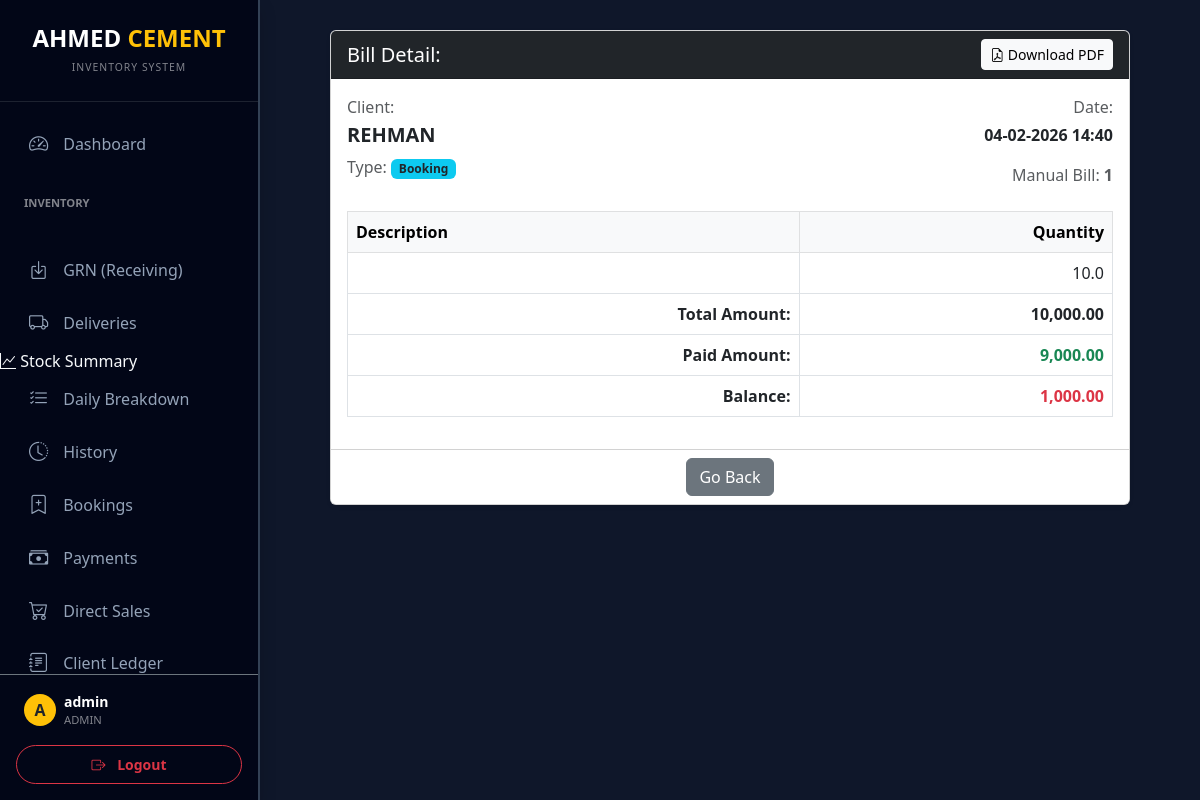
/view_bill/1 (signed in), run on the app's committed database.
### models.py (models this page shows)
class User(UserMixin, db.Model):
    id = db.Column(db.Integer, primary_key=True)
    username = db.Column(db.String(80), unique=True, nullable=False)
    password_hash = db.Column(db.String(200))
    role = db.Column(db.String(20), default='user')  # 'admin' or 'user'
    can_view_stock = db.Column(db.Boolean, default=True)
    can_view_daily = db.Column(db.Boolean, default=True)
    can_view_history = db.Column(db.Boolean, default=True)
    can_import_export = db.Column(db.Boolean, default=False)
    can_manage_directory = db.Column(db.Boolean, default=False)
    restrict_backdated_edit = db.Column(db.Boolean, default=False)

class Booking(db.Model):
    id = db.Column(db.Integer, primary_key=True)
    client_name = db.Column(db.String(100))
    amount = db.Column(db.Float, default=0)
    paid_amount = db.Column(db.Float, default=0)
    manual_bill_no = db.Column(db.String(50))
    photo_path = db.Column(db.String(200))
    date_posted = db.Column(db.DateTime, default=datetime.now)
    items = db.relationship('BookingItem', backref='booking', lazy=True, cascade='all, delete-orphan')

class BookingItem(db.Model):
    id = db.Column(db.Integer, primary_key=True)
    booking_id = db.Column(db.Integer, db.ForeignKey('booking.id'), nullable=False)
    material_name = db.Column(db.String(100))
    qty = db.Column(db.Float, default=0)
    price_at_time = db.Column(db.Float, default=0)

### main.py (the view, shortened to what this page needs)
@app.route('/view_bill/<path:bill_no>')
@login_required
def view_bill(bill_no):
    booking = Booking.query.filter(
        (Booking.manual_bill_no == bill_no)
    ).first()
    payment = Payment.query.filter(
        (Payment.manual_bill_no == bill_no)
    ).first()
    invoice = Invoice.query.filter(
        (Invoice.invoice_no == bill_no)
    ).first()
    if booking:
        return render_template('view_bill.html', bill=booking, type='Booking', items=booking.items)

### main.py (called while the page is built)
@login_manager.user_loader
def load_user(user_id):
    return db.session.get(User, int(user_id))

### templates/view_bill.html (shortened to what this page needs)
{% extends "layout.html" %}
{% block content %}
<div class="card shadow-sm mx-auto" style="max-width: 800px;">
    <div class="card-header bg-dark text-white d-flex justify-content-between align-items-center">
        <h5 class="mb-0">Bill Detail: {{ bill.auto_bill_no }}</h5>
        <a href="/download_invoice/{{ bill.auto_bill_no|replace('#', '%23') }}" class="btn btn-light btn-sm">
            <i class="bi bi-file-earmark-pdf"></i> Download PDF
        </a>
    </div>
    <div class="card-body">
        <div class="row mb-4">
            <div class="col-6">
                <p class="mb-1 text-muted">{% if bill.supplier is defined %}Supplier:{% else %}Client:{% endif %}</p>
                <h5 class="fw-bold">{{ bill.supplier if bill.supplier is defined else bill.client_name }}</h5>
                <p class="mb-0 text-muted">Type: <span class="badge bg-info text-dark">{{ type }}</span></p>
            </div>
            <div class="col-6 text-end">
                <p class="mb-1 text-muted">Date:</p>
                <p class="fw-bold">{{ bill.date_posted.strftime('%d-%m-%Y %H:%M') if (bill.date_posted is defined and bill.date_posted) else '-' }}</p>
                {% if bill.manual_bill_no %}
                <p class="mb-0 text-muted">Manual Bill: <strong>{{ bill.manual_bill_no }}</strong></p>
                {% endif %}
            </div>
        </div>
        <table class="table table-bordered">
            <thead class="table-light">
                <tr>
                    <th>Description</th>
                    <th class="text-end">Quantity</th>
                </tr>
            </thead>
            <tbody>
                {% for item in items %}
                <tr>
                    <td>{{ item.name }}</td>
                    <td class="text-end">{{ item.qty }}</td>
                </tr>
                {% endfor %}
            </tbody>
            {% if type != 'Delivery' %}
            <tfoot>
                <tr>
                    <th class="text-end">Total Amount:</th>
                    <th class="text-end">{{ currency_symbol }}{{ "{:,.2f}".format(bill.amount) if bill.amount is defined else '0.00' }}</th>
                </tr>
                {% if type in ['Booking', 'Sale'] %}
                <tr>
                    <th class="text-end">Paid Amount:</th>
                    <th class="text-end text-success">{{ currency_symbol }}{{ "{:,.2f}".format(bill.paid_amount) }}</th>
                </tr>
                <tr>
                    <th class="text-end">Balance:</th>
                    <th class="text-end text-danger">{{ currency_symbol }}{{ "{:,.2f}".format(bill.amount - bill.paid_amount) }}</th>
                </tr>
                {% endif %}
            </tfoot>
            {% endif %}
        </table>
    </div>
    <div class="card-footer bg-white text-center">
        <a href="javascript:history.back()" class="btn btn-secondary">Go Back</a>
    </div>
</div>
{% endblock %}

### templates/layout.html (shortened to what this page needs)
<!DOCTYPE html>
<html lang="en">
<head>
    <link href="https://cdn.jsdelivr.net/npm/bootstrap@5.3.0/dist/css/bootstrap.min.css" rel="stylesheet">
    <link rel="stylesheet" href="https://cdn.jsdelivr.net/npm/bootstrap-icons@1.10.0/font/bootstrap-icons.css">
    <link rel="stylesheet" href="https://cdn.jsdelivr.net/npm/flatpickr/dist/flatpickr.min.css">
    <link rel="stylesheet" href="https://cdn.jsdelivr.net/npm/flatpickr/dist/themes/dark.css">
</head>
<body>
{% if current_user.is_authenticated %}
    <div class="sidebar shadow" id="sidebar">
        <div class="p-4 text-center border-bottom border-secondary border-opacity-25">
            <h4 class="fw-bold text-white mb-0">AHMED <span class="text-warning">CEMENT</span></h4>
            <small class="text-white-50 text-uppercase" style="font-size: 0.65rem; letter-spacing: 1px;">Inventory System</small>
        </div>
        <div class="sidebar-nav-container">
            <nav class="py-3">
                <a href="/" class="nav-link {{ 'active' if request.path == '/' }}" onclick="closeSidebar()">
                    <i class="bi bi-speedometer2"></i> Dashboard
                </a>
                <div class="text-white-50 small fw-bold px-4 mt-4 mb-2 text-uppercase" style="font-size: 0.7rem;">Inventory</div>
                {% if current_user.can_view_stock or current_user.role == 'admin' %}
                <a href="/stock_summary" class="nav-link {{ 'active' if request.path == '/stock_summary' }}" onclick="closeSidebar()">
                <a href="/grn" class="nav-link {{ 'active' if request.path == '/grn' }}" onclick="closeSidebar()">
                    <i class="bi bi-box-arrow-in-down"></i> GRN (Receiving)
                </a>
                <a href="/deliveries" class="nav-link {{ 'active' if request.path == '/deliveries' }}" onclick="closeSidebar()">
                    <i class="bi bi-truck"></i> Deliveries
                </a>
                    <i class="bi bi-graph-up"></i> Stock Summary
                </a>
                {% endif %}
                {% if current_user.can_view_daily or current_user.role == 'admin' %}
                <a href="/daily_transactions" class="nav-link {{ 'active' if request.path == '/daily_transactions' }}" onclick="closeSidebar()">
                    <i class="bi bi-list-check"></i> Daily Breakdown
                </a>
                {% endif %}
                {% if current_user.can_view_history or current_user.role == 'admin' %}
                <a href="/tracking" class="nav-link {{ 'active' if request.path == '/tracking' }}" onclick="closeSidebar()">
                    <i class="bi bi-clock-history"></i> History
                </a>
                <a href="/bookings" class="nav-link {{ 'active' if request.path == '/bookings' }}" onclick="closeSidebar()">
                    <i class="bi bi-bookmark-plus"></i> Bookings
                </a>
                <a href="/payments" class="nav-link {{ 'active' if request.path == '/payments' }}" onclick="closeSidebar()">
                    <i class="bi bi-cash-stack"></i> Payments
                </a>
                <a href="/direct_sales" class="nav-link {{ 'active' if request.path == '/direct_sales' }}" onclick="closeSidebar()">
                    <i class="bi bi-cart-check"></i> Direct Sales
                </a>
                <a href="/clients" class="nav-link {{ 'active' if request.path.startswith('/ledger') or request.path == '/clients' }}" onclick="closeSidebar()">
                    <i class="bi bi-journal-text"></i> Client Ledger
                </a>
                {% endif %}
            </nav>
        </div>
        <div class="p-3 border-top border-secondary">
            <div class="d-flex align-items-center mb-3 px-2">
                <div class="bg-warning rounded-circle me-2 d-flex align-items-center justify-content-center text-dark fw-bold" style="width: 32px; height: 32px; flex-shrink: 0;">
                    {{ current_user.username[0]|upper }}
                </div>
                <div class="overflow-hidden">
                    <div class="text-white fw-bold small text-truncate">{{ current_user.username }}</div>
                    <div class="text-white-50 x-small" style="font-size: 0.7rem;">{{ current_user.role|upper }}</div>
                </div>
            </div>
            <a href="/logout" class="btn btn-outline-danger w-100 btn-sm fw-bold py-2 rounded-pill">
                <i class="bi bi-box-arrow-right me-2"></i> Logout
            </a>
        </div>
    </div>
{% endif %}
<div class="main-content {{ 'ms-0' if not current_user.is_authenticated }}">
    <div class="container-fluid px-0 px-sm-2">
        {% block content %}{% endblock %}
    </div>
</div>
</body>
</html>

### templates/layout.html (style rules this page uses)
:root { --sidebar-width: 260px; --bg-dark: #0f172a; --card-bg: #1e293b; --accent: #fbbf24; --sidebar-bg: #020617; }
body { background-color: var(--bg-dark); color: #f8fafc; font-family: 'Segoe UI', Roboto, Helvetica, Arial, sans-serif; overflow-x: hidden; margin: 0; }
.sidebar { width: var(--sidebar-width); height: 100vh; position: fixed; background: var(--sidebar-bg); border-right: 2px solid #334155; transition: all 0.3s; z-index: 1050; left: 0; top: 0; display: flex; flex-direction: column; }
.sidebar-nav-container { flex-grow: 1; overflow-y: auto; scrollbar-width: thin; scrollbar-color: #334155 transparent; }
.main-content { margin-left: var(--sidebar-width); padding: 30px; min-height: 100vh; transition: all 0.3s; }
.nav-link { color: #94a3b8; padding: 12px 25px; display: flex; align-items: center; font-weight: 500; border-left: 4px solid transparent; transition: 0.2s; text-decoration: none; }
.nav-link i { font-size: 1.2rem; margin-right: 15px; }

### data on the page
User: username "A", username "admin", role "ADMIN"
Booking: client_name "REHMAN", date_posted "04-02-2026 14:40", manual_bill_no "1", amount "10,000.00", paid_amount "9,000.00", bill.amount-bill.paid_amount "1,000.00"
BookingItem: qty "10.0"

### other printed values
{{ type }} "Booking"
